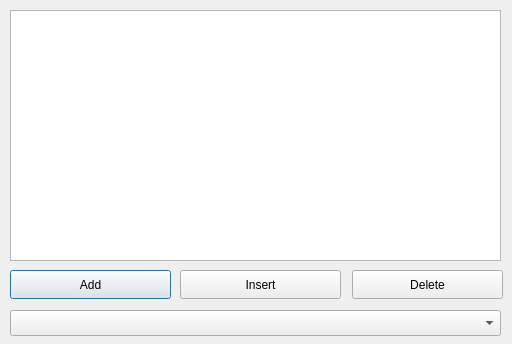
<?xml version="1.0" encoding="UTF-8"?>
<ui version="4.0">
 <class>Dialog</class>
 <widget class="QDialog" name="Dialog">
  <property name="geometry">
   <rect>
    <x>0</x>
    <y>0</y>
    <width>512</width>
    <height>344</height>
   </rect>
  </property>
  <property name="windowTitle">
   <string>Dialog</string>
  </property>
  <widget class="QListView" name="listView">
   <property name="geometry">
    <rect>
     <x>10</x>
     <y>10</y>
     <width>491</width>
     <height>251</height>
    </rect>
   </property>
  </widget>
  <widget class="QPushButton" name="pushButton">
   <property name="geometry">
    <rect>
     <x>10</x>
     <y>270</y>
     <width>161</width>
     <height>29</height>
    </rect>
   </property>
   <property name="text">
    <string>Add</string>
   </property>
  </widget>
  <widget class="QPushButton" name="pushButton_2">
   <property name="geometry">
    <rect>
     <x>180</x>
     <y>270</y>
     <width>161</width>
     <height>29</height>
    </rect>
   </property>
   <property name="text">
    <string>Insert</string>
   </property>
  </widget>
  <widget class="QPushButton" name="pushButton_3">
   <property name="geometry">
    <rect>
     <x>352</x>
     <y>270</y>
     <width>151</width>
     <height>29</height>
    </rect>
   </property>
   <property name="text">
    <string>Delete</string>
   </property>
  </widget>
  <widget class="QComboBox" name="comboBox">
   <property name="geometry">
    <rect>
     <x>10</x>
     <y>310</y>
     <width>491</width>
     <height>26</height>
    </rect>
   </property>
  </widget>
 </widget>
 <resources/>
 <connections/>
</ui>
